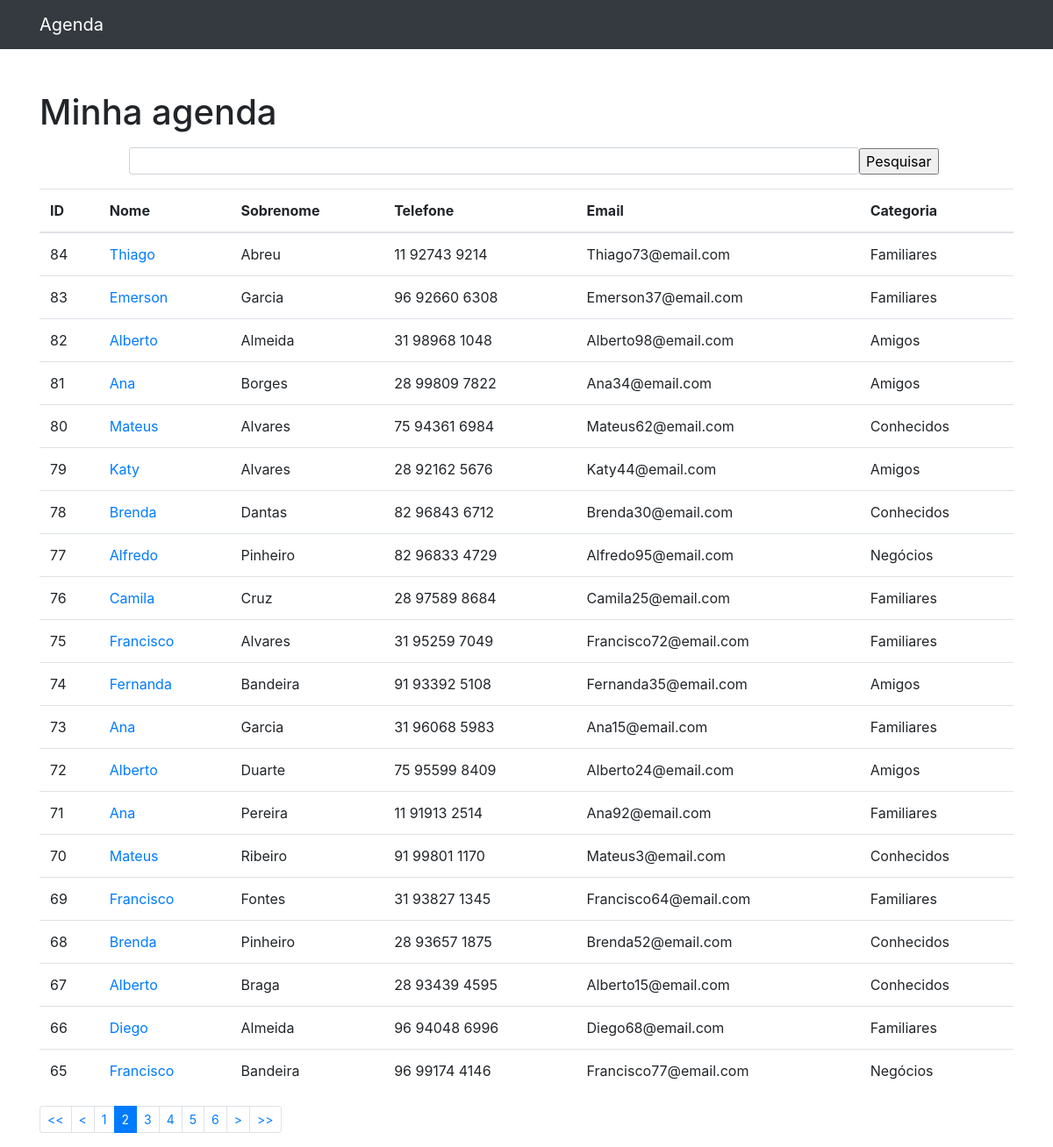
/?page=2&termo=, run on the app's committed database.
### contatos/models.py (models this page shows, shortened)
class Contato(Model):
    nome = CharField(max_length=255)
    sobrenome = CharField(max_length=255, blank=True)
    telefone = CharField(max_length=40)
    email = CharField(max_length=255, blank=True)
    data_criacao = DateTimeField(null=True, default=now)
    descricao = CharField(max_length=500, blank=True, null=True)
    mostrar = BooleanField(default=True)
    categoria = ForeignKey(Categoria, on_delete=DO_NOTHING)
    foto = ImageField(blank=True, upload_to='fotos/%Y/%m')

class Categoria(Model):
    nome = CharField(max_length=255)
    def __str__(self) -> str:
        return self.nome

### contatos/views.py (the view)
# urls.py: path('', views.index, name='index'),
def index(request):
    lista = Contato.objects.order_by('-id').exclude(mostrar=False)
    paginator = Paginator(lista, 20)
    numero_pag = request.GET.get('page')
    obj_pag = paginator.get_page(numero_pag)
    return render(
        request, 'contatos/index.html',
        {'contatos':obj_pag}
    )

### contatos/templates/contatos/index.html (shortened to what this page needs)
{% extends 'base.html' %}
{% block conteudo %}
    <h1 class="mt-5">Minha agenda</h1>
    <form class="mt-3 mb-3 form-inline d-flex justify-content-center md-form form-sm active-cyan active-cyan-2 mt-2" action="{% url 'busca' %}" method="get">
        <input class="form-control form-control-sm ml-3 w-75" type="text" value="{{request.GET.termo}}" aria-label="Buscar" name="termo">
        <input type="submit" value="Pesquisar">
    </form>
    <table class="table">
        <thead>
            <tr>
                <th>ID</th>
                <th>Nome</th>
                <th>Sobrenome</th>
                <th>Telefone</th>
                <th>Email</th>
                <th>Categoria</th>
            </tr>
        </thead>
        <tbody>
            {% for contato in contatos%}
                <tr>
                    <td>{{contato.id}}</td>
                    <td>
                        <a href="{% url 'ver_contato' id=contato.id %}">{{contato.nome}}</a>
                    </td>
                    <td>{{contato.sobrenome}}</td>
                    <td>{{contato.telefone}}</td>
                    <td>{{contato.email}}</td>
                    <td>{{contato.categoria}}</td>
                </tr>
            {% empty %}
                <tr>
                    <td>Nenhum contato encontrado.</td>
                </tr>
            {% endfor %}
        </tbody>
    </table>
    <nav aria-label="Page navigation">
        <ul class="pagination pagination-sm">
            {% if contatos.has_previous %}
                <li class="page-item"><a class="page-link" href="?page=1&termo={{request.GET.termo}}">&lt;&lt;</a></li>
                <li class="page-item"><a class="page-link" href="?page={{ contatos.previous_page_number }}&termo={{request.GET.termo}}">&lt;</a></li>
            {% endif %}
            {% for num_pagina in contatos.paginator.page_range %}
                {% if num_pagina == contatos.number %}
                    <li class="page-item active">
                        <a class="page-link" tabindex="-1">{{ num_pagina }} <span class="sr-only">(current)</span></a>
                    </li>
                {% else %}
                    <li class="page-item">
                        <a class="page-link" href="?page={{ num_pagina }}&termo={{request.GET.termo}}">{{ num_pagina }}</a>
                    </li>
                {% endif %}
            {% endfor %}
            {% if contatos.has_next %}
                <li class="page-item"><a class="page-link" href="?page={{ contatos.next_page_number }}&termo={{request.GET.termo}}">&gt;</a></li>
                <li class="page-item"><a class="page-link" href="?page={{ contatos.paginator.num_pages }}&termo={{request.GET.termo}}">&gt;&gt;</a></li>
            {% endif %}
        </ul>
      </nav>
{% endblock %}

### data on the page
Contato: id "84", nome "Thiago", sobrenome "Abreu", telefone "11 92743 9214", email "Thiago73@email.com", categoria "Familiares"
Contato: id "83", nome "Emerson", sobrenome "Garcia", telefone "96 92660 6308", email "Emerson37@email.com", categoria "Familiares"
Contato: id "82", nome "Alberto", sobrenome "Almeida", telefone "31 98968 1048", email "Alberto98@email.com", categoria "Amigos"
Contato: id "81", nome "Ana", sobrenome "Borges", telefone "28 99809 7822", email "Ana34@email.com", categoria "Amigos"
Contato: id "80", nome "Mateus", sobrenome "Alvares", telefone "75 94361 6984", email "Mateus62@email.com", categoria "Conhecidos"
Contato: id "79", nome "Katy", sobrenome "Alvares", telefone "28 92162 5676", email "Katy44@email.com", categoria "Amigos"
Contato: id "78", nome "Brenda", sobrenome "Dantas", telefone "82 96843 6712", email "Brenda30@email.com", categoria "Conhecidos"
Contato: id "77", nome "Alfredo", sobrenome "Pinheiro", telefone "82 96833 4729", email "Alfredo95@email.com", categoria "Negócios"
Contato: id "76", nome "Camila", sobrenome "Cruz", telefone "28 97589 8684", email "Camila25@email.com", categoria "Familiares"
Contato: id "75", nome "Francisco", sobrenome "Alvares", telefone "31 95259 7049", email "Francisco72@email.com", categoria "Familiares"
Contato: id "74", nome "Fernanda", sobrenome "Bandeira", telefone "91 93392 5108", email "Fernanda35@email.com", categoria "Amigos"
Contato: id "73", nome "Ana", sobrenome "Garcia", telefone "31 96068 5983", email "Ana15@email.com", categoria "Familiares"
Contato: id "72", nome "Alberto", sobrenome "Duarte", telefone "75 95599 8409", email "Alberto24@email.com", categoria "Amigos"
Contato: id "71", nome "Ana", sobrenome "Pereira", telefone "11 91913 2514", email "Ana92@email.com", categoria "Familiares"
Contato: id "70", nome "Mateus", sobrenome "Ribeiro", telefone "91 99801 1170", email "Mateus3@email.com", categoria "Conhecidos"
Contato: id "69", nome "Francisco", sobrenome "Fontes", telefone "31 93827 1345", email "Francisco64@email.com", categoria "Familiares"
Contato: id "68", nome "Brenda", sobrenome "Pinheiro", telefone "28 93657 1875", email "Brenda52@email.com", categoria "Conhecidos"
Contato: id "67", nome "Alberto", sobrenome "Braga", telefone "28 93439 4595", email "Alberto15@email.com", categoria "Conhecidos"
Contato: id "66", nome "Diego", sobrenome "Almeida", telefone "96 94048 6996", email "Diego68@email.com", categoria "Familiares"
Contato: id "65", nome "Francisco", sobrenome "Bandeira", telefone "96 99174 4146", email "Francisco77@email.com", categoria "Negócios"

### other printed values
{{ num_pagina }} "1" "3" "4" "5" "6"
{{ num_pagina }} "2"
